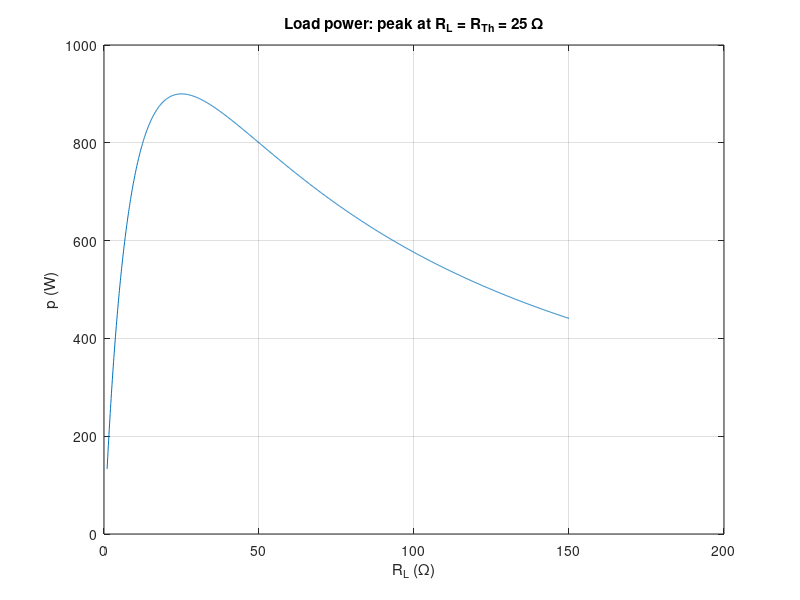

Source code (MATLAB):
% Circuits 1 — Maximum Power Transfer
%title: Maximum Power Transfer (Example 4.12)
%ar-title: نقل القدرة القصوى (مثال 4.12)
%lesson: c1-techniques-11
%course: circuits-1

%% Example 4.12
%ar: VTh = (150/180) × 360 = 300 V و RTh = 150 ∥ 30 = 25 Ω. أكبر قدرة عند RL = 25 Ω: pmax = (300/50)² × 25 = 900 W.
VTh = 150/180*360; RTh = 150*30/180;
pmax = (VTh/(2*RTh))^2 * RTh;
fprintf('VTh = %g V, RTh = %g ohm, pmax = %g W\n', VTh, RTh, pmax)
%check: abs(VTh - 300) < 1e-12 && abs(RTh - 25) < 1e-12 && abs(pmax - 900) < 1e-9

%% How much of the source power arrives?
%ar: vab = 150 V و is = (360 − 150)/30 = 7 A، فالمصدر يعطي 2520 W ونسبة ما يصل للحمل 35.71 %.
vab = VTh/2; is = (360 - vab)/30; ps = 360*is;
fprintf('vab = %g V, is = %g A, source power = %g W, delivered = %.2f %%\n', vab, is, ps, 100*pmax/ps)
%check: abs(is - 7) < 1e-12 && abs(100*pmax/ps - 35.714) < 1e-3

%%! Project idea: the power curve
%ar: مشروع: نرسم قدرة الحمل مقابل RL ونتأكد أن القمة عند RL = RTh.
RL = linspace(1, 150, 1500);
p = (VTh ./ (RTh + RL)).^2 .* RL;
[pm, k] = max(p);
plot(RL, p); grid on; xlabel('R_L (\Omega)'); ylabel('p (W)'); title('Load power: peak at R_L = R_{Th} = 25 \Omega')
fprintf('peak %.1f W at RL = %.1f ohm\n', pm, RL(k))
%check: abs(RL(k) - 25) < 0.2
